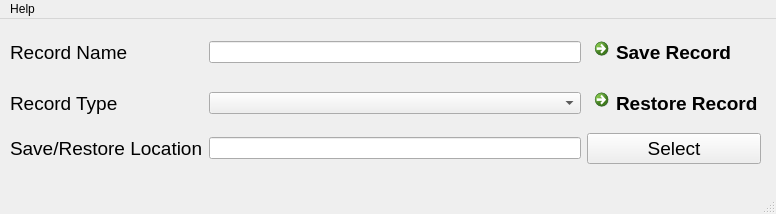
<?xml version="1.0" encoding="UTF-8"?>
<ui version="4.0">
 <class>RecordSaver</class>
 <widget class="QMainWindow" name="RecordSaver">
  <property name="geometry">
   <rect>
    <x>0</x>
    <y>0</y>
    <width>776</width>
    <height>214</height>
   </rect>
  </property>
  <property name="windowTitle">
   <string>RecordSaver</string>
  </property>
  <widget class="QWidget" name="centralwidget">
   <widget class="QWidget" name="gridLayoutWidget">
    <property name="geometry">
     <rect>
      <x>10</x>
      <y>10</y>
      <width>751</width>
      <height>137</height>
     </rect>
    </property>
    <layout class="QGridLayout" name="gridLayout">
     <item row="1" column="1">
      <widget class="QComboBox" name="comboBox"/>
     </item>
     <item row="1" column="0">
      <widget class="QLabel" name="label_2">
       <property name="font">
        <font>
         <pointsize>14</pointsize>
        </font>
       </property>
       <property name="text">
        <string>Record Type</string>
       </property>
      </widget>
     </item>
     <item row="0" column="0">
      <widget class="QLabel" name="label_3">
       <property name="font">
        <font>
         <pointsize>14</pointsize>
        </font>
       </property>
       <property name="text">
        <string>Record Name</string>
       </property>
      </widget>
     </item>
     <item row="2" column="0">
      <widget class="QLabel" name="label">
       <property name="font">
        <font>
         <pointsize>14</pointsize>
        </font>
       </property>
       <property name="text">
        <string>Save/Restore Location</string>
       </property>
      </widget>
     </item>
     <item row="2" column="1">
      <widget class="QLineEdit" name="lineEdit_2"/>
     </item>
     <item row="0" column="1">
      <widget class="QLineEdit" name="lineEdit"/>
     </item>
     <item row="0" column="2">
      <widget class="QCommandLinkButton" name="commandLinkButton">
       <property name="font">
        <font>
         <pointsize>14</pointsize>
        </font>
       </property>
       <property name="text">
        <string>Save Record</string>
       </property>
      </widget>
     </item>
     <item row="1" column="2">
      <widget class="QCommandLinkButton" name="commandLinkButton_2">
       <property name="font">
        <font>
         <pointsize>14</pointsize>
        </font>
       </property>
       <property name="text">
        <string>Restore Record</string>
       </property>
      </widget>
     </item>
     <item row="2" column="2">
      <widget class="QPushButton" name="pushButton">
       <property name="font">
        <font>
         <pointsize>14</pointsize>
        </font>
       </property>
       <property name="text">
        <string>Select</string>
       </property>
      </widget>
     </item>
    </layout>
   </widget>
  </widget>
  <widget class="QMenuBar" name="menubar">
   <property name="geometry">
    <rect>
     <x>0</x>
     <y>0</y>
     <width>776</width>
     <height>29</height>
    </rect>
   </property>
   <widget class="QMenu" name="menuHelp">
    <property name="title">
     <string>Help</string>
    </property>
   </widget>
   <addaction name="menuHelp"/>
  </widget>
  <widget class="QStatusBar" name="statusbar">
   <property name="font">
    <font>
     <pointsize>16</pointsize>
    </font>
   </property>
  </widget>
 </widget>
 <resources/>
 <connections/>
</ui>
